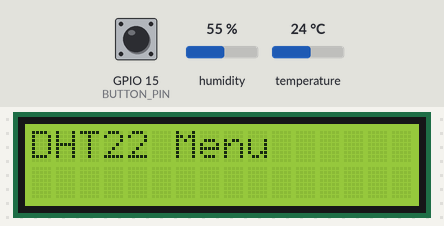
The program below on a simulated ESP32. Parts: 16×2 character LCD. Inputs (shaded band) come from the test bench; at power-on: GPIO 15 (BUTTON_PIN) HIGH, humidity 55 %, temperature 24 °C.

Above: at 2.2 s.
2.3 s: GPIO 15 (BUTTON_PIN) pulled LOW for 0.15 s
At 3.3 s:
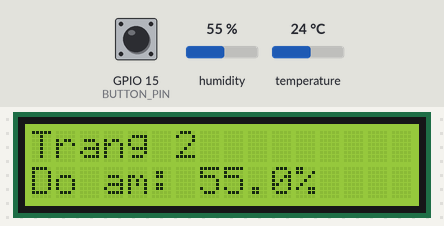
3.9 s: GPIO 15 (BUTTON_PIN) pulled LOW for 1 s
At 4.4 s:
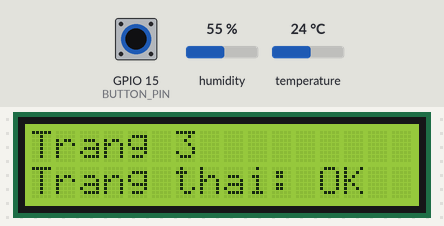
6.4 s: GPIO 15 (BUTTON_PIN) pulled LOW for 0.15 s
At 7.6 s:
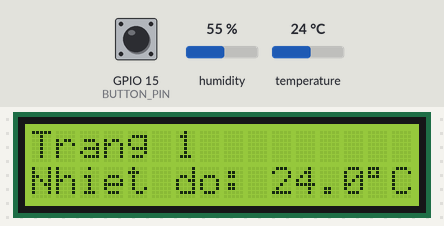
8.0 s: GPIO 15 (BUTTON_PIN) pulled LOW for 3.2 s
At 8.6 s:
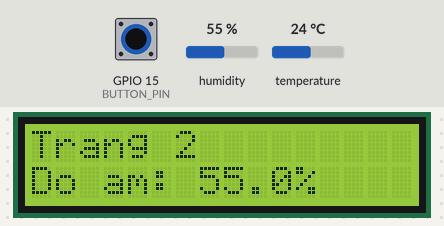
Timing chart, 0 to 11.0 s (numbered marks = the images above; inputs shaded):
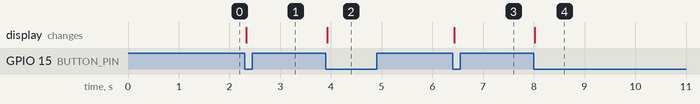

Measured:
- after the input at 2.3 s, the display: changes at once (image 1)
- after the input at 3.9 s, the display: changes at once (image 2)
- after the input at 6.4 s, the display: changes at once (image 3)
- after the input at 8.0 s, the display: changes at once (image 4)

The program:

main.cpp
```cpp
#include <Arduino.h>
#include <Wire.h>
#include <LiquidCrystal_I2C.h>
#include <DHT.h>

// =======================
// Pin configuration
// =======================

#define DHT_PIN 4
#define DHT_TYPE DHT22
#define BUTTON_PIN 15

// =======================
// Components
// =======================

DHT dht(DHT_PIN, DHT_TYPE);

LiquidCrystal_I2C lcd(0x27, 16, 2);

// =======================
// Menu
// =======================

int page = 1;

// =======================
// Setup
// =======================

void setup() {
    Serial.begin(115200);

    // LCD
    lcd.init();
    lcd.backlight();

    // DHT22
    dht.begin();

    // Button
    pinMode(BUTTON_PIN, INPUT_PULLUP);

    // Initial screen
    lcd.clear();
    lcd.setCursor(0, 0);
    lcd.print("DHT22 Menu");
    delay(1000);
}

// =======================
// Display Page
// =======================

void showPage() {
    lcd.clear();

    float temperature = dht.readTemperature();
    float humidity = dht.readHumidity();

    switch (page) {

        // ===================
        // Page 1
        // ===================

        case 1:
            lcd.setCursor(0, 0);
            lcd.print("Trang 1");

            lcd.setCursor(0, 1);

            if (isnan(temperature)) {
                lcd.print("Temp: Error");
            } else {
                lcd.print("Nhiet do: ");
                lcd.print(temperature, 1);
                lcd.print((char)223);
                lcd.print("C");
            }

            break;

        // ===================
        // Page 2
        // ===================

        case 2:
            lcd.setCursor(0, 0);
            lcd.print("Trang 2");

            lcd.setCursor(0, 1);

            if (isnan(humidity)) {
                lcd.print("Humidity: Error");
            } else {
                lcd.print("Do am: ");
                lcd.print(humidity, 1);
                lcd.print("%");
            }

            break;

        // ===================
        // Page 3
        // ===================

        case 3:
            lcd.setCursor(0, 0);
            lcd.print("Trang 3");

            lcd.setCursor(0, 1);
            lcd.print("Trang thai: OK");

            break;
    }
}

// =======================
// Main loop
// =======================

void loop() {

    // Button pressed
    if (digitalRead(BUTTON_PIN) == LOW) {

        page++;

        if (page > 3) {
            page = 1;
        }

        showPage();

        // Simple debounce
        delay(200);

        // Wait until button released
        while (digitalRead(BUTTON_PIN) == LOW) {
            delay(10);
        }
    }
}
```
